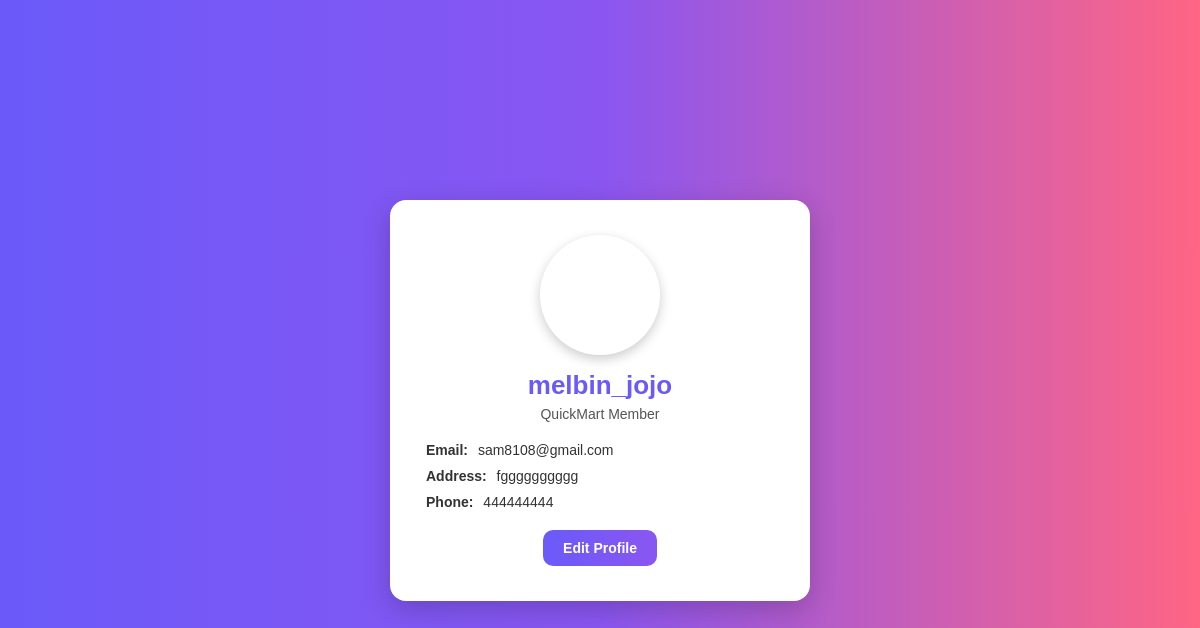
Page /one/profile (signed in) on the committed database.
### supermarket/models.py (models this page shows, shortened)
class profile(models.Model):
    user = models.OneToOneField(User, on_delete=models.CASCADE)
    address = models.TextField(null=True, blank=True)
    email = models.EmailField(null=True, blank=True)
    phone_number = models.IntegerField(null=True, blank=True)
    profile_image = models.ImageField(upload_to='profile_images', null=True, blank=True)

### supermarket/views.py (the view)
def profilepage(request):
    usr = request.user
    pro= profile.objects.get(user=usr)
    return render(request, 'profile.html', {'pro': pro})

### templates/profile.html (shortened to what this page needs)
{% load static %}
<html>
    <head>
        <link rel="stylesheet" href="{% static 'css/profile.css' %}">
    </head>
    <body>
  <div class="profile-container">
    <div class="profile-header">
      {% if pro.profile_image %}
        <div class="profile-img" style="background-image:url('{{ pro.profile_image.url }}')"></div>
      {% else %}
        <div class="profile-img" style="background-image:url('https://i.pravatar.cc/240?img=5')"></div>
      {% endif %}
    </div>
    <div class="profile-body">
      <h2>{{ pro.user.username }}</h2>
      <p class="role">QuickMart Member</p>
      <div class="profile-details">
        <div class="detail-item"> <span>Email:</span> {{ pro.email }}</div>
        <div class="detail-item"> <span>Address:</span> {{ pro.address }}</div>
        <div class="detail-item"> <span>Phone:</span> {{ pro.phone_number }}</div>
      </div>
      <a href="{% url 'edit_profile' %}" class="btn-edit"> Edit Profile</a>
    </div>
  </div>
</body>
</html>

### static/css/profile.css (style rules this page uses)
* { margin: 0; padding: 0; box-sizing: border-box; font-family: 'Poppins', sans-serif; }
body { height: 100vh; display: flex; align-items: center; justify-content: center; background: linear-gradient(90deg, #6a5af9, #8a56f1, #ff6584); padding: 15px; }
.profile-container { background: #fff; border-radius: 16px; padding: 35px 28px; box-shadow: 0 8px 28px rgba(0,0,0,0.2); text-align: center; width: 100%; max-width: 380px; animation: fadeIn 0.6s ease-in-out; }
.profile-header { display: flex; justify-content: center; margin-bottom: 15px; }
.profile-img { width: 120px; height: 120px; border-radius: 50%; background-size: cover; background-position: center; box-shadow: 0 4px 12px rgba(0,0,0,0.2); }
.profile-body h2 { font-size: 24px; font-weight: 700; color: #6a5af9; margin-bottom: 5px; }
.profile-body .role { font-size: 14px; color: #555; margin-bottom: 20px; }
.profile-details { text-align: left; margin-bottom: 20px; }
.detail-item { margin: 10px 0; font-size: 14px; color: #333; }
.detail-item span { font-weight: 600; margin-right: 6px; }
.btn-edit { display: inline-block; padding: 10px 20px; background: linear-gradient(90deg, #6a5af9, #8a56f1); color: #fff; font-size: 14px; font-weight: 600; border-radius: 10px; text-decoration: none; transition: transform 0.2s, box-shadow 0.2s; }
@media (min-width: 1024px) { .profile-container { max-width: 420px; } }
@media (min-width: 1024px) { .profile-body h2 { font-size: 26px; } }

### rows in the picture
profile: user.username "melbin_jojo", email "sam8108@gmail.com", address "fgggggggggg", phone_number "444444444"
